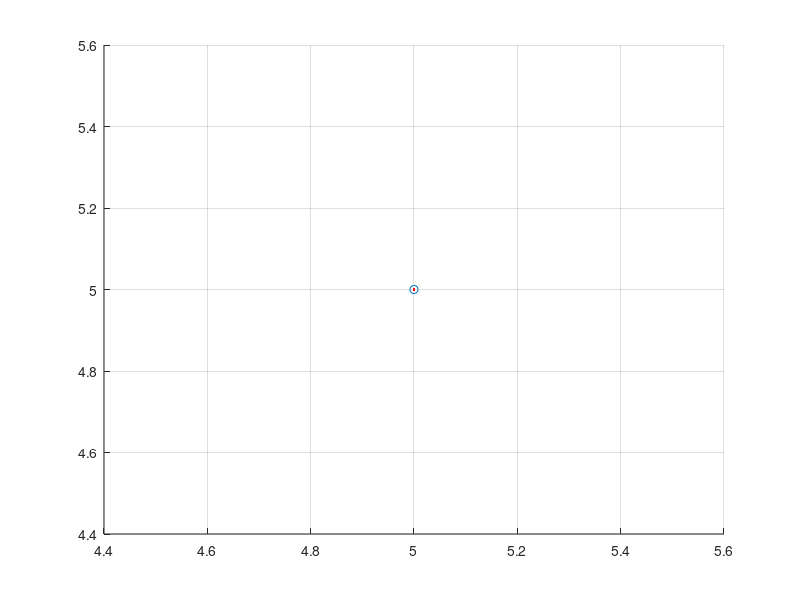

Write the MATLAB code that produced this figure.
x = input('Podaj wspolczynyiki x: ');
y = input('Podaj wspolczynniki y: ');


n = length(x);

xx = min(x):0.1:max(x);

m = length(xx);

V = zeros(n, n);

for i = 1:n
    for j = 1:n
        V(i,j) = x(i).^(j-1);  
    end
end 


A = V \ y.';

disp(A);

yy = zeros(size(xx));

for i = 1:n
    yy = yy + A(i) * xx.^(i-1);
end


figure;
hold on;

plot(x, y, 'o');

plot(xx, yy, 'r');

grid on;

